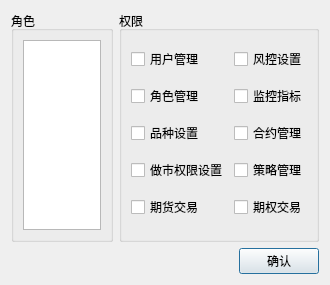
<?xml version="1.0" encoding="UTF-8"?>
<ui version="4.0">
 <class>setting_setrole</class>
 <widget class="QDialog" name="setting_setrole">
  <property name="geometry">
   <rect>
    <x>0</x>
    <y>0</y>
    <width>330</width>
    <height>285</height>
   </rect>
  </property>
  <property name="windowTitle">
   <string>角色管理</string>
  </property>
  <layout class="QVBoxLayout" name="verticalLayout">
   <item>
    <layout class="QHBoxLayout" name="horizontalLayout_2">
     <item>
      <widget class="QGroupBox" name="groupBox">
       <property name="title">
        <string>角色</string>
       </property>
       <layout class="QHBoxLayout" name="horizontalLayout">
        <item>
         <widget class="QListView" name="listView">
          <property name="editTriggers">
           <set>QAbstractItemView::NoEditTriggers</set>
          </property>
         </widget>
        </item>
       </layout>
      </widget>
     </item>
     <item>
      <widget class="QGroupBox" name="groupBox_2">
       <property name="title">
        <string>权限</string>
       </property>
       <layout class="QGridLayout" name="gridLayout">
        <item row="2" column="0">
         <widget class="QCheckBox" name="checkBox_3">
          <property name="text">
           <string>品种设置</string>
          </property>
         </widget>
        </item>
        <item row="3" column="1">
         <widget class="QCheckBox" name="checkBox_8">
          <property name="text">
           <string>策略管理</string>
          </property>
         </widget>
        </item>
        <item row="0" column="1">
         <widget class="QCheckBox" name="checkBox_5">
          <property name="text">
           <string>风控设置</string>
          </property>
         </widget>
        </item>
        <item row="1" column="0">
         <widget class="QCheckBox" name="checkBox_2">
          <property name="text">
           <string>角色管理</string>
          </property>
         </widget>
        </item>
        <item row="0" column="0">
         <widget class="QCheckBox" name="checkBox">
          <property name="text">
           <string>用户管理</string>
          </property>
         </widget>
        </item>
        <item row="2" column="1">
         <widget class="QCheckBox" name="checkBox_7">
          <property name="text">
           <string>合约管理</string>
          </property>
         </widget>
        </item>
        <item row="3" column="0">
         <widget class="QCheckBox" name="checkBox_4">
          <property name="text">
           <string>做市权限设置</string>
          </property>
         </widget>
        </item>
        <item row="1" column="1">
         <widget class="QCheckBox" name="checkBox_6">
          <property name="text">
           <string>监控指标</string>
          </property>
         </widget>
        </item>
        <item row="4" column="0">
         <widget class="QCheckBox" name="checkBox_9">
          <property name="text">
           <string>期货交易</string>
          </property>
         </widget>
        </item>
        <item row="4" column="1">
         <widget class="QCheckBox" name="checkBox_10">
          <property name="text">
           <string>期权交易</string>
          </property>
         </widget>
        </item>
       </layout>
      </widget>
     </item>
    </layout>
   </item>
   <item>
    <layout class="QHBoxLayout" name="horizontalLayout_3">
     <item>
      <spacer name="horizontalSpacer">
       <property name="orientation">
        <enum>Qt::Horizontal</enum>
       </property>
       <property name="sizeHint" stdset="0">
        <size>
         <width>40</width>
         <height>20</height>
        </size>
       </property>
      </spacer>
     </item>
     <item>
      <widget class="QPushButton" name="pushButton">
       <property name="text">
        <string>确认</string>
       </property>
      </widget>
     </item>
    </layout>
   </item>
  </layout>
 </widget>
 <resources/>
 <connections/>
</ui>
